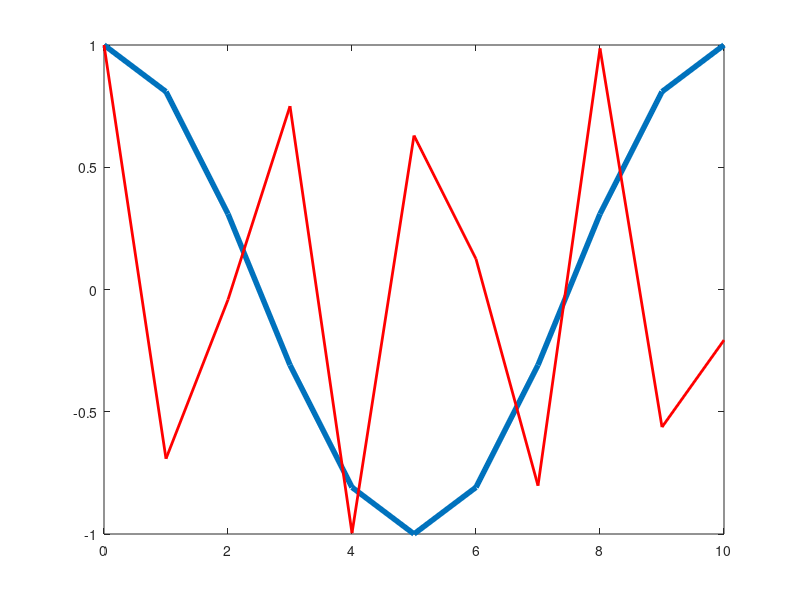

Here is the MATLAB script that generated this plot:
n=0:1:10;
omega_0 = 2*pi*0.1;
x_2pi = cos(omega_0 * n);
x_4pi = cos((omega_0 * 2*pi)*n);

figure()
plot(n,x_2pi,'linewidth',4);
hold on;
plot(n,x_4pi,'r','linewidth',2)
